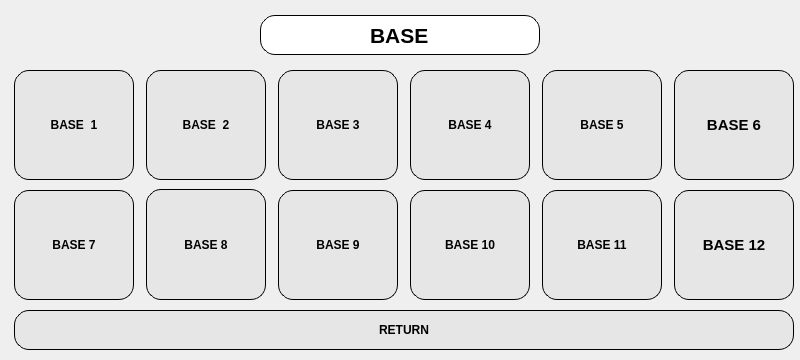
<?xml version="1.0" encoding="UTF-8"?>
<ui version="4.0">
 <class>ChoixStr2Str</class>
 <widget class="QDialog" name="ChoixStr2Str">
  <property name="geometry">
   <rect>
    <x>0</x>
    <y>0</y>
    <width>800</width>
    <height>360</height>
   </rect>
  </property>
  <property name="windowTitle">
   <string>Dialog</string>
  </property>
  <widget class="QPushButton" name="ReturnButton">
   <property name="geometry">
    <rect>
     <x>14</x>
     <y>310</y>
     <width>780</width>
     <height>40</height>
    </rect>
   </property>
   <property name="font">
    <font>
     <weight>75</weight>
     <bold>true</bold>
    </font>
   </property>
   <property name="styleSheet">
    <string notr="true">border-radius: 15px;
border: 1px solid black;
background-color: rgb(230, 230, 230);</string>
   </property>
   <property name="text">
    <string>RETURN</string>
   </property>
  </widget>
  <widget class="QPushButton" name="Base7Button">
   <property name="geometry">
    <rect>
     <x>14</x>
     <y>190</y>
     <width>120</width>
     <height>110</height>
    </rect>
   </property>
   <property name="font">
    <font>
     <weight>75</weight>
     <bold>true</bold>
    </font>
   </property>
   <property name="styleSheet">
    <string notr="true">border-radius: 15px;
border: 1px solid black;
background-color: rgb(230, 230, 230);</string>
   </property>
   <property name="text">
    <string>BASE 7</string>
   </property>
  </widget>
  <widget class="QPushButton" name="Base8Button">
   <property name="geometry">
    <rect>
     <x>146</x>
     <y>189</y>
     <width>120</width>
     <height>111</height>
    </rect>
   </property>
   <property name="font">
    <font>
     <weight>75</weight>
     <bold>true</bold>
    </font>
   </property>
   <property name="styleSheet">
    <string notr="true">border-radius: 15px;
border: 1px solid black;
background-color: rgb(230, 230, 230);</string>
   </property>
   <property name="text">
    <string>BASE 8</string>
   </property>
  </widget>
  <widget class="QPushButton" name="Base2Button">
   <property name="geometry">
    <rect>
     <x>146</x>
     <y>70</y>
     <width>120</width>
     <height>110</height>
    </rect>
   </property>
   <property name="font">
    <font>
     <weight>75</weight>
     <bold>true</bold>
    </font>
   </property>
   <property name="styleSheet">
    <string notr="true">border-radius: 15px;
border: 1px solid black;
background-color: rgb(230, 230, 230);</string>
   </property>
   <property name="text">
    <string>BASE  2</string>
   </property>
  </widget>
  <widget class="QPushButton" name="Base6Button">
   <property name="geometry">
    <rect>
     <x>674</x>
     <y>70</y>
     <width>120</width>
     <height>110</height>
    </rect>
   </property>
   <property name="font">
    <font>
     <pointsize>11</pointsize>
     <weight>75</weight>
     <bold>true</bold>
    </font>
   </property>
   <property name="styleSheet">
    <string notr="true">border-radius: 15px;
border: 1px solid black;
background-color: rgb(230, 230, 230);</string>
   </property>
   <property name="text">
    <string>BASE 6</string>
   </property>
  </widget>
  <widget class="QPushButton" name="Base10Button">
   <property name="geometry">
    <rect>
     <x>410</x>
     <y>190</y>
     <width>120</width>
     <height>110</height>
    </rect>
   </property>
   <property name="font">
    <font>
     <weight>75</weight>
     <bold>true</bold>
    </font>
   </property>
   <property name="styleSheet">
    <string notr="true">border-radius: 15px;
border: 1px solid black;
background-color: rgb(230, 230, 230);</string>
   </property>
   <property name="text">
    <string>BASE 10</string>
   </property>
  </widget>
  <widget class="QPushButton" name="Base12Button">
   <property name="geometry">
    <rect>
     <x>674</x>
     <y>190</y>
     <width>120</width>
     <height>110</height>
    </rect>
   </property>
   <property name="font">
    <font>
     <pointsize>11</pointsize>
     <weight>75</weight>
     <bold>true</bold>
    </font>
   </property>
   <property name="styleSheet">
    <string notr="true">border-radius: 15px;
border: 1px solid black;
background-color: rgb(230, 230, 230);</string>
   </property>
   <property name="text">
    <string>BASE 12</string>
   </property>
  </widget>
  <widget class="QPushButton" name="Base11Button">
   <property name="geometry">
    <rect>
     <x>542</x>
     <y>190</y>
     <width>120</width>
     <height>110</height>
    </rect>
   </property>
   <property name="font">
    <font>
     <weight>75</weight>
     <bold>true</bold>
    </font>
   </property>
   <property name="styleSheet">
    <string notr="true">border-radius: 15px;
border: 1px solid black;
background-color: rgb(230, 230, 230);</string>
   </property>
   <property name="text">
    <string>BASE 11</string>
   </property>
  </widget>
  <widget class="QPushButton" name="Base9Button">
   <property name="geometry">
    <rect>
     <x>278</x>
     <y>190</y>
     <width>120</width>
     <height>110</height>
    </rect>
   </property>
   <property name="font">
    <font>
     <weight>75</weight>
     <bold>true</bold>
    </font>
   </property>
   <property name="styleSheet">
    <string notr="true">border-radius: 15px;
border: 1px solid black;
background-color: rgb(230, 230, 230);</string>
   </property>
   <property name="text">
    <string>BASE 9</string>
   </property>
  </widget>
  <widget class="QPushButton" name="Base1Button">
   <property name="geometry">
    <rect>
     <x>14</x>
     <y>70</y>
     <width>120</width>
     <height>110</height>
    </rect>
   </property>
   <property name="font">
    <font>
     <weight>75</weight>
     <bold>true</bold>
    </font>
   </property>
   <property name="styleSheet">
    <string notr="true">border-radius: 15px;
border: 1px solid black;
background-color: rgb(230, 230, 230);</string>
   </property>
   <property name="text">
    <string>BASE  1</string>
   </property>
  </widget>
  <widget class="QPushButton" name="Base3Button">
   <property name="geometry">
    <rect>
     <x>278</x>
     <y>70</y>
     <width>120</width>
     <height>110</height>
    </rect>
   </property>
   <property name="font">
    <font>
     <weight>75</weight>
     <bold>true</bold>
    </font>
   </property>
   <property name="styleSheet">
    <string notr="true">border-radius: 15px;
border: 1px solid black;
background-color: rgb(230, 230, 230);</string>
   </property>
   <property name="text">
    <string>BASE 3</string>
   </property>
  </widget>
  <widget class="QPushButton" name="Base4Button">
   <property name="geometry">
    <rect>
     <x>410</x>
     <y>70</y>
     <width>120</width>
     <height>110</height>
    </rect>
   </property>
   <property name="font">
    <font>
     <weight>75</weight>
     <bold>true</bold>
    </font>
   </property>
   <property name="styleSheet">
    <string notr="true">border-radius: 15px;
border: 1px solid black;
background-color: rgb(230, 230, 230);</string>
   </property>
   <property name="text">
    <string>BASE 4</string>
   </property>
  </widget>
  <widget class="QPushButton" name="Base5Button">
   <property name="geometry">
    <rect>
     <x>542</x>
     <y>70</y>
     <width>120</width>
     <height>110</height>
    </rect>
   </property>
   <property name="font">
    <font>
     <weight>75</weight>
     <bold>true</bold>
    </font>
   </property>
   <property name="styleSheet">
    <string notr="true">border-radius: 15px;
border: 1px solid black;
background-color: rgb(230, 230, 230);</string>
   </property>
   <property name="text">
    <string>BASE 5</string>
   </property>
  </widget>
  <widget class="QLineEdit" name="WindowTitleEdit">
   <property name="geometry">
    <rect>
     <x>260</x>
     <y>15</y>
     <width>280</width>
     <height>40</height>
    </rect>
   </property>
   <property name="font">
    <font>
     <pointsize>16</pointsize>
     <weight>75</weight>
     <bold>true</bold>
    </font>
   </property>
   <property name="styleSheet">
    <string notr="true">border-radius: 15px;
border: 1px solid black;
</string>
   </property>
   <property name="text">
    <string>BASE</string>
   </property>
   <property name="alignment">
    <set>Qt::AlignCenter</set>
   </property>
   <property name="readOnly">
    <bool>true</bool>
   </property>
  </widget>
 </widget>
 <resources/>
 <connections/>
</ui>
